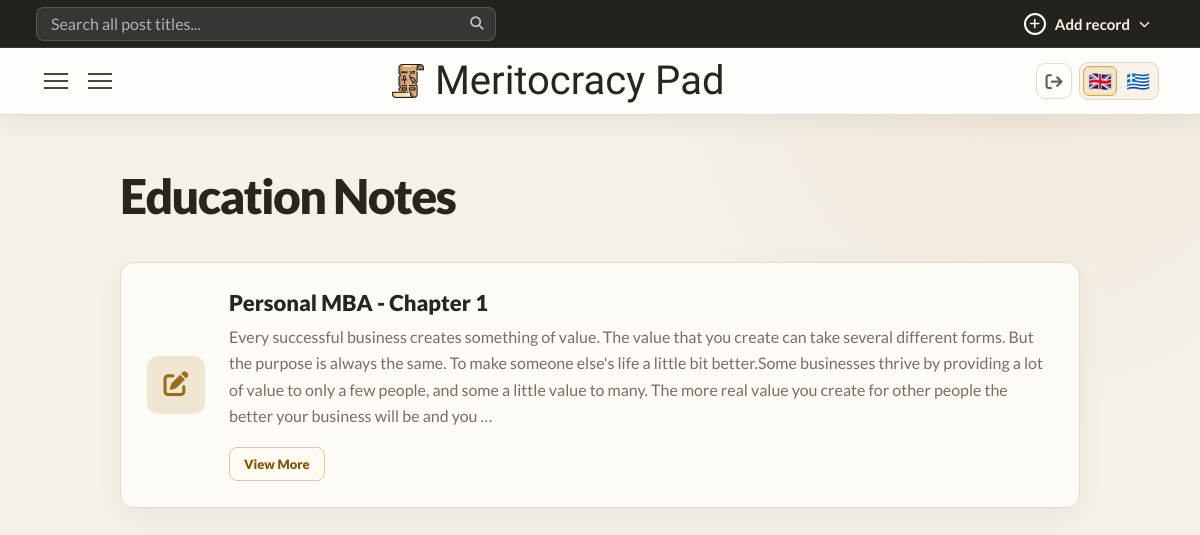
Page /cnicou/notes/category/business/education (signed in) on the committed database.
### core/models.py (models this page shows, shortened)
class UserOwnedModel(models.Model):
    user = models.ForeignKey(
        settings.AUTH_USER_MODEL,
        on_delete=models.CASCADE,
        related_name="%(class)s_records",
        null=True,
        blank=True,
    )
    class Meta:
        abstract = True
        constraints = [
            models.UniqueConstraint(
                fields=("user", "slug"),
                name="unique_%(class)s_user_slug",
            )
        ]

class NoteSubcategory(UserOwnedModel):
    category = models.ForeignKey(
        NoteCategory,
        on_delete=models.CASCADE,
        related_name="subcategories"
    )
    name = models.CharField(max_length=255)
    slug = models.SlugField(blank=True)

class Note(UserOwnedModel):
    title = models.CharField(max_length=255)
    slug = models.SlugField(blank=True)
    created_at = models.DateTimeField(auto_now_add=True)
    content = CKEditor5Field('Content', config_name='extends')  # or 'default'
    category = models.ForeignKey(
        NoteCategory,
        on_delete=models.CASCADE,
        related_name="notes_by_category",
        null=True
    )
    subcategory = models.ForeignKey(
        NoteSubcategory,
        on_delete=models.CASCADE,
        related_name="notes_by_subcategory",
        blank=True,
        null=True
    )
    tags = models.ManyToManyField(
        NoteTag,
        related_name="notes_by_tag",
        blank=True
    )

### core/views.py (the view)
# urls.py: path("notes/category/<slug:cat_slug>/<slug:subcat_slug>",views.note_subcategory,name="note_subcategory"),
@workspace_login_required
def note_subcategory(request,cat_slug,subcat_slug):
    note_categories = taxonomy_for_user(NoteCategory, request.user)
    note_subcategory = get_object_or_404(
        NoteSubcategory, slug=subcat_slug, user=request.user,
        category__slug=cat_slug,
    )
    note_tags = taxonomy_for_user(NoteTag, request.user)
    articles = records_for_user(Note, request.user).filter(subcategory=note_subcategory).order_by("-created_at")
    paginator = Paginator(articles, 6) # Show 9 per page.
    page_number = request.GET.get('page')
    page_obj = paginator.get_page(page_number)
    for category in note_categories:
        category.sub_categories = category.subcategories.filter(user=request.user)
    return render(request,"core/subcategories/note-subcategory.html",{
        "page_obj":page_obj,
        "article_categories":note_categories,
        "article_subcategory":note_subcategory,
        "article_tags":note_tags,
    })

### core/context_processors.py (called while the page is built)
def workspace_record_type(request):
    match = getattr(request, "resolver_match", None)
    if match is None:
        return {}
    record_type = match.kwargs.get("record_type")
    if not record_type:
        url_name = match.url_name or ""
        record_type = "article" if url_name == "index" else url_name.split("_", 1)[0]
    if record_type not in WORKSPACE_RECORD_TYPES:
        return {}
    return {"workspace_record_type": record_type}

### core/taxonomy.py (called while the page is built)
def default_category_first(queryset):
    return queryset.annotate(
        _default_category_order=Case(
            When(slug=DEFAULT_CATEGORY_SLUG, then=Value(0)),
            default=Value(1),
            output_field=IntegerField(),
        )
    ).order_by("_default_category_order", "name")

def is_category_model(model):
    return issubclass(model, BaseCategory)

### core/views.py (called while the page is built)
def records_for_user(model, user):
    return model.objects.filter(user=user)

def taxonomy_for_user(model, user):
    queryset = model.objects.filter(user=user)
    if is_category_model(model):
        return default_category_first(queryset)
    return queryset.order_by("name")

def workspace_login_required(view):
    @wraps(view)
    def workspace_view(request, *args, username=None, **kwargs):
        if username != request.user.username:
            raise Http404
        return view(request, *args, **kwargs)
    return login_required(workspace_view)

### core/templates/core/subcategories/note-subcategory.html (shortened to what this page needs)
{% extends 'core/base.html' %}
{% block main %}
<div class="grid">
    <div class="grid-right">
        <div class="grid-right-wraper">
            <h1 class="post-type-title">{{article_subcategory.name}} Notes</h1>
            {% for article in page_obj %}
                <article class="preview">
                    <div class="icon">
                        <i class="fa-solid fa-pen-to-square"></i>
                    </div>
                    <div class="content">
                        <h2>{{article.title}}</h2>
                        <p>{{article.content | safe | striptags | truncatewords:70 }}</p>
                        <a class="view-single-btn" href="{% url 'note_single' request.user.username article.slug %}">View More</a>
                    </div>
                </article>
            {% empty %}
                <p class="no-entries">No entries yet to show...</p>
            {% endfor %}
    </div>
    </div>
</div>
{% endblock %}

### rows in the picture
NoteSubcategory: name "Education"
Note: title "Personal MBA - Chapter 1", content "Every successful business creates something of value. The value that you create can take several different forms. But the purpose is always the same. To make someone else's life a little bit better.Some businesses thrive by providing a lot of value to only a few people, and some a little value to many. The more real value you create for other people the better your business will be and you …"
